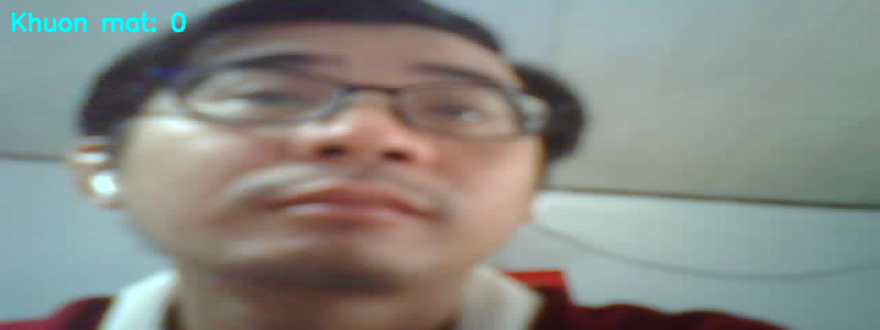
#> input picture esp32_snapshot_20260330_100258.png, 880 x 330 px, given in place of the camera
$ python mau.py
#> lines starting #> are read from the running program, lines starting #| are printed output that depends on the picture; after the words box and inside, x2 and y2 are one past the last pixel; in counts of white or black regions, pixels touching at a corner belong together
import cv2
import numpy as np

# Mở camera (0 = webcam mặc định)
cap = cv2.VideoCapture(0)

while True:
    ret, frame = cap.read()
#> frame is the input picture: shape (330, 880, 3); mean B, G, R 131.7, 137.2, 135

    if not ret:
        break

    # Chuyển từ BGR sang HSV
    hsv = cv2.cvtColor(frame, cv2.COLOR_BGR2HSV)
#> hsv: shape (330, 880, 3); mean H, S, V 60.3, 50.3, 148.3

    # Ngưỡng màu xanh lá trong HSV
    lower_green = np.array([35, 50, 50])
    upper_green = np.array([85, 255, 255])

    # Tạo mask chỉ giữ màu xanh
    mask = cv2.inRange(hsv, lower_green, upper_green)
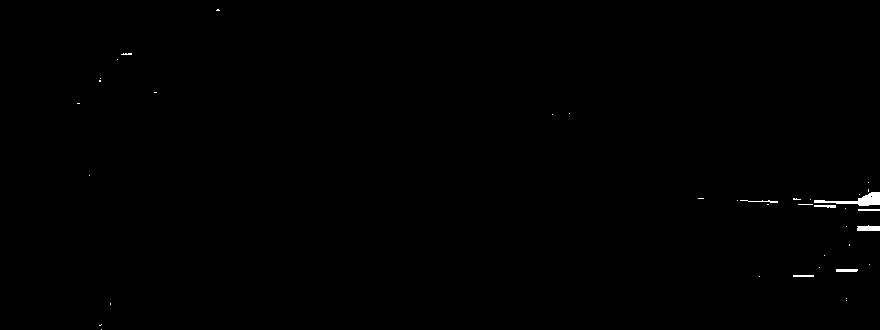
#> mask: shape (330, 880); 0.29% white; 38 white regions (31 under 20 px)

    # Tìm contour của vùng màu xanh
    contours, _ = cv2.findContours(mask, cv2.RETR_TREE, cv2.CHAIN_APPROX_SIMPLE)
#> contours = 39 contours, 33 with area under 20; largest, box (x1, y1, x2, y2) and area: (814, 192, 880, 206) 293, (857, 225, 880, 231) 88, (836, 269, 858, 272) 42, (814, 205, 836, 208) 28, (858, 209, 880, 211) 21, (793, 275, 814, 277) 20

    for cnt in contours:
        area = cv2.contourArea(cnt)

        # Lọc vùng nhỏ
        if area > 500:
            x, y, w, h = cv2.boundingRect(cnt)

            # Vẽ khung quanh vật màu xanh
            cv2.rectangle(frame, (x, y), (x+w, y+h), (0,255,0), 2)
            cv2.putText(frame, "Green Object", (x, y-10),
                        cv2.FONT_HERSHEY_SIMPLEX, 0.7, (0,255,0), 2)
#> this loop made 39 passes
#> area on passes 8, 14, 17, 26: 41.5, 88, 28.5, 293
#> (cnt, area) on passes 7, 15: ([[793, 275], [793, 276], [813, 276], [813, 275]], 20), ([[858, 209], [858, 210], [879, 210], [879, 209]], 21)

    # Hiển thị hình ảnh
    cv2.imshow("Camera", frame)
    cv2.imshow("Mask Green", mask)

    # Nhấn q để thoát
    if cv2.waitKey(1) & 0xFF == ord('q'):
#> (key q is pressed here)
        break

cap.release()
cv2.destroyAllWindows()
